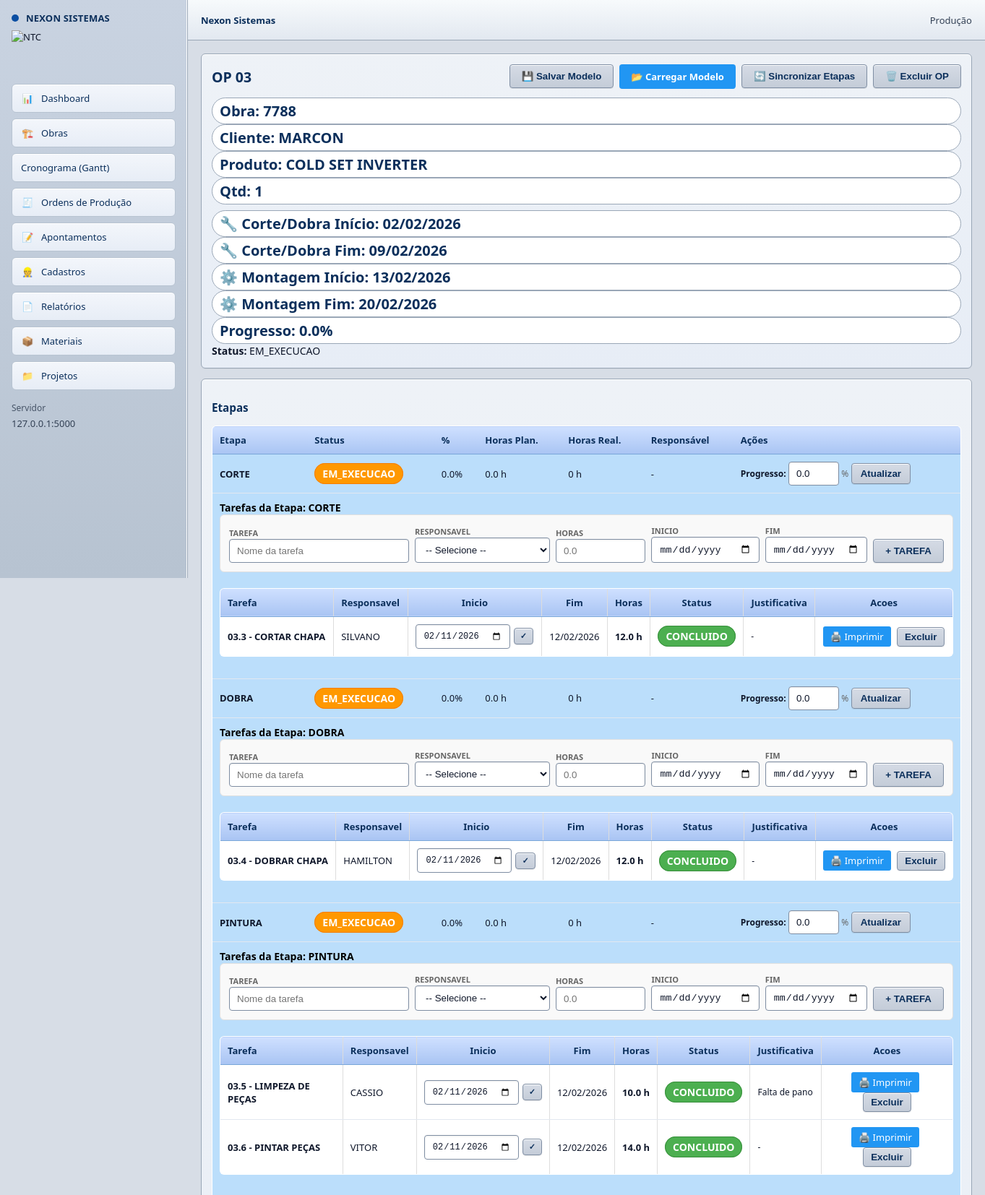
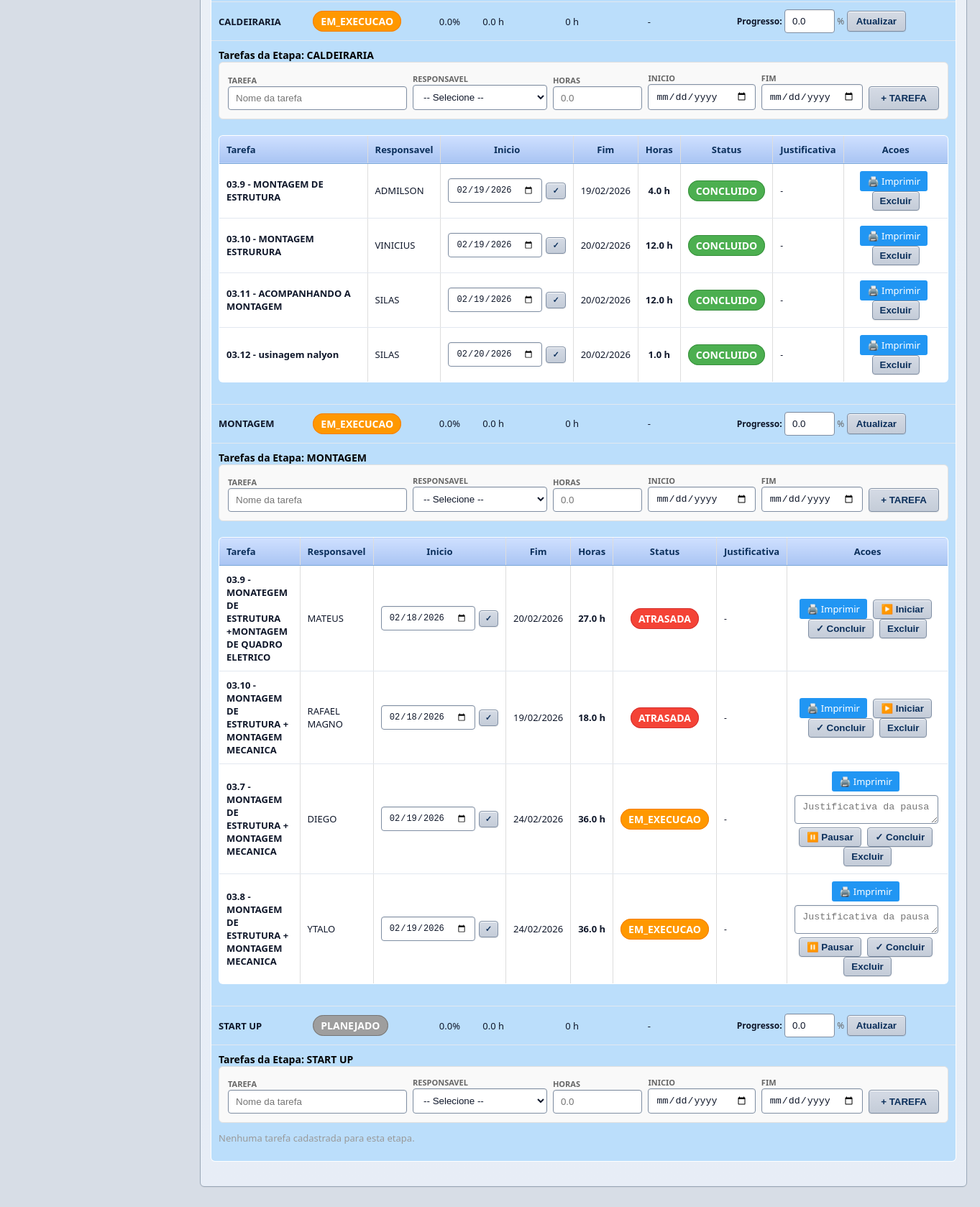
/ops/3, run on the app's committed database (2 pictures, top to bottom).
### app.py (models this page shows, shortened)
class OP(db.Model):
    id = db.Column(db.Integer, primary_key=True)
    numero = db.Column(db.String(50), nullable=False, unique=True)
    obra_id = db.Column(db.Integer, db.ForeignKey("obra.id"), nullable=False)
    produto = db.Column(db.String(120))
    quantidade = db.Column(db.Integer, default=1)
    data_emissao = db.Column(db.Date, default=date.today)
    prev_inicio = db.Column(db.Date)
    prev_fim = db.Column(db.Date)
    percentual = db.Column(db.Float, default=0.0)
    status = db.Column(db.String(30), default="ABERTA")
    obra = db.relationship("Obra", backref=db.backref("ops", lazy=True))

class Obra(db.Model):
    __tablename__ = "obra"
    id = db.Column(db.Integer, primary_key=True)
    codigo = db.Column(db.String(50))
    nome = db.Column(db.String(120))
    cliente = db.Column(db.String(120))
    status = db.Column(db.String(20))
    data_inicio = db.Column(db.Date)
    prev_fim = db.Column(db.Date)
    fim_real = db.Column(db.Date)
    corte_dobra_inicio = db.Column(db.Date)
    corte_dobra_fim = db.Column(db.Date)
    montagem_eletro_inicio = db.Column(db.Date)
    montagem_eletro_fim = db.Column(db.Date)
    produtos = db.relationship(
        "ObraProduto",
        backref="obra",
        cascade="all, delete-orphan"
    )

class Etapa(db.Model):
    id = db.Column(db.Integer, primary_key=True)
    op_id = db.Column(db.Integer, db.ForeignKey("op.id"), nullable=False)
    nome = db.Column(db.String(80), nullable=False)
    data_inicio = db.Column(db.DateTime)
    data_fim = db.Column(db.DateTime)
    horas_planejadas = db.Column(db.Float, default=0.0)
    responsavel_id = db.Column(db.Integer, db.ForeignKey("operador.id"), nullable=True)
    percentual = db.Column(db.Float, default=0.0)
    status = db.Column(db.String(30), default="PLANEJADO")  # PLANEJADO / EXECUCAO / CONCLUIDO
    op = db.relationship("OP", backref=db.backref("etapas", lazy=True, cascade="all,delete"))
    responsavel = db.relationship("Operador", backref=db.backref("etapas_responsavel", lazy=True))
    @property
    def horas_realizadas(self):
        aponts = Apontamento.query.filter_by(etapa_id=self.id).filter_by(status="FINALIZADO").all()
        total = 0
        for ap in aponts:
            if ap.fim and ap.inicio:
                duracao = (ap.fim - ap.inicio).total_seconds() / 3600  # converte para horas
                total += duracao
        return round(total, 2)

class Tarefa(db.Model):
    id = db.Column(db.Integer, primary_key=True)
    etapa_id = db.Column(db.Integer, db.ForeignKey("etapa.id"), nullable=False)
    responsavel_id = db.Column(db.Integer, db.ForeignKey("operador.id"), nullable=True)
    numero = db.Column(db.String(10))  # Numero da tarefa (ex: 1.1, 1.2, 2.1...)
    titulo = db.Column(db.String(160), nullable=False)
    descricao = db.Column(db.String(500))
    horas_previstas = db.Column(db.Float, default=0.0)
    horas_realizadas = db.Column(db.Float, default=0.0)
    data_inicio_prev = db.Column(db.Date)
    data_fim_prev = db.Column(db.Date)
    data_inicio_real = db.Column(db.DateTime)
    data_fim_real = db.Column(db.DateTime)
    status = db.Column(db.String(30), default="PLANEJADO")  # PLANEJADO / EM_EXECUCAO / PAUSADO / CONCLUIDO
    peso_percentual = db.Column(db.Float, default=0.0)  # Peso do percentual da tarefa na OP
    justificativa_pausa = db.Column(db.String(500))  # Justificativa de pausa
    etapa = db.relationship("Etapa", backref=db.backref("tarefas", lazy=True, cascade="all,delete"))
    responsavel = db.relationship("Operador", backref=db.backref("tarefas", lazy=True))
    @property
    def percentual(self):
        """Retorna o percentual de conclusão da tarefa"""
        if self.status == "CONCLUIDO":
            return 100.0
        if self.status == "PAUSADO":
            return 0.0
        if self.status == "EM_EXECUCAO":
            return 50.0  # Em execução = 50%
        return 0.0  # Planejado = 0%

class Operador(db.Model):
    id = db.Column(db.Integer, primary_key=True)
    nome = db.Column(db.String(120), nullable=False, unique=True)
    matricula = db.Column(db.String(50))
    ativo = db.Column(db.Boolean, default=True)

### app.py (the view)
@app.route("/ops/<int:op_id>")
def detalhe_op(op_id):
    from datetime import datetime
    op = OP.query.get_or_404(op_id)
    operadores = Operador.query.filter_by(ativo=True).order_by(Operador.nome.asc()).all()
    for etapa in op.etapas:
        for tarefa in etapa.tarefas:
            if tarefa.data_fim_prev and tarefa.data_fim_prev < datetime.now().date():
                if tarefa.status != 'CONCLUIDO':
                    tarefa.status = 'ATRASADA'
    db.session.commit()
    return render_template("op_detail.html", op=op, operadores=operadores)

### templates/op_detail.html (shortened to what this page needs)
{% extends "base.html" %}
{% block content %}
<div class="card">
  <div style="display: flex; justify-content: space-between; align-items: center; margin-bottom: 12px;">
    <h2 style="margin: 0;">OP {{op.numero}}</h2>
    <div style="display: flex; gap: 8px;">
      <form method="post" action="/op/{{op.id}}/salvar-modelo" style="display: inline;">
        <button type="submit" style="background-color: #4caf50; color: white; padding: 8px 16px; border: none; border-radius: 4px; cursor: pointer; font-weight: bold;">💾 Salvar Modelo</button>
      </form>
      <a href="/op/{{op.id}}/carregar-modelo" style="background-color: #2196f3; color: white; padding: 8px 16px; border: none; border-radius: 4px; cursor: pointer; font-weight: bold; text-decoration: none; display: inline-block;">📂 Carregar Modelo</a>
      <form method="post" action="/ops/{{op.id}}/sincronizar-etapas" style="display: inline;">
        <button type="submit" style="background-color: #ff9800; color: white; padding: 8px 16px; border: none; border-radius: 4px; cursor: pointer; font-weight: bold;">🔄 Sincronizar Etapas</button>
      </form>
      <form method="post" action="/ops/{{op.id}}/excluir" style="display: inline;">
        <button type="submit" onclick="return confirm('Tem certeza que deseja excluir esta OP? Todas as etapas e tarefas serão removidas.')" style="background-color: #f44336; color: white; padding: 8px 16px; border: none; border-radius: 4px; cursor: pointer; font-weight: bold;">🗑️ Excluir OP</button>
      </form>
    </div>
  </div>
  <div class="row">
    {% if op.obra %}
      <div class="badge"><b>Obra:</b> {{op.obra.codigo}}</div>
      <div class="badge"><b>Cliente:</b> {{ op.obra.cliente or 'N/A' }}</div>
    {% endif %}
    <div class="badge"><b>Produto:</b> {{op.produto}}</div>
    <div class="badge"><b>Qtd:</b> {{op.quantidade}}</div>
  </div>
  <div class="row" style="margin-top: 8px;">
    {% if op.obra %}
      <div class="badge" style="background: #fff3cd;"><b>🔧 Corte/Dobra Início:</b> {{ op.obra.corte_dobra_inicio.strftime('%d/%m/%Y') if op.obra.corte_dobra_inicio else '--' }}</div>
      <div class="badge" style="background: #fff3cd;"><b>🔧 Corte/Dobra Fim:</b> {{ op.obra.corte_dobra_fim.strftime('%d/%m/%Y') if op.obra.corte_dobra_fim else '--' }}</div>
      <div class="badge" style="background: #d1ecf1;"><b>⚙️ Montagem Início:</b> {{ op.obra.montagem_eletro_inicio.strftime('%d/%m/%Y') if op.obra.montagem_eletro_inicio else '--' }}</div>
      <div class="badge" style="background: #d1ecf1;"><b>⚙️ Montagem Fim:</b> {{ op.obra.montagem_eletro_fim.strftime('%d/%m/%Y') if op.obra.montagem_eletro_fim else '--' }}</div>
    {% endif %}
    <div class="badge"><b>Progresso:</b> {{op.percentual}}%</div>
    <div class="status-badge {% if op.status == 'ABERTA' %}status-aberta{% elif op.status == 'EM_EXECUCAO' %}status-em-execucao{% elif op.status == 'CONCLUIDA' %}status-concluida{% elif op.status == 'PAUSADA' %}status-pausada{% endif %}" style="font-size: 14px !important;"><b>Status:</b> {{op.status}}</div>
  </div>
</div>
<div class="card">
  <h3>Etapas</h3>
  <table>
    <tr>
      <th>Etapa</th>
      <th>Status</th>
      <th>%</th>
      <th>Horas Plan.</th>
      <th>Horas Real.</th>
      <th>Responsável</th>
      <th>Ações</th>
    </tr>
    {% for e in op.etapas %}
      <tr style="background-color: #bbdefb;">
        <td><strong>{{e.nome}}</strong></td>
        <td><span class="badge" style="font-size: 14px !important;">{{e.status}}</span></td>
        <td>{{e.percentual}}%</td>
        <td>{{e.horas_planejadas}} h</td>
        <td>{{e.horas_realizadas}} h</td>
        <td>{{e.responsavel.nome if e.responsavel else "-"}}</td>
        <td>
          <form method="post" action="/etapas/{{e.id}}/atualizar" class="row" style="gap: 8px; align-items: center;">
            <label style="font-size: 12px; font-weight: bold; margin: 0;">Progresso:</label>
            <input name="percentual" type="number" min="0" max="100" value="{{e.percentual}}" style="width:70px; padding: 6px; border: 1px solid #ddd; border-radius: 4px;" placeholder="%">
            <span style="font-size: 12px; color: #666;">%</span>
            <button type="submit" style="background-color: #007bff; color: white; padding: 6px 12px; border: none; border-radius: 4px; cursor: pointer; font-weight: bold;">Atualizar</button>
          </form>
        </td>
      </tr>
      <tr style="background-color: #bbdefb;">
        <td colspan="7">
          <h4 style="color: #000; margin: 0; font-size: 14px; font-weight: bold;">Tarefas da Etapa: {{e.nome}}</h4>
          <div style="background-color: #f9f9f9; padding: 12px; border-radius: 6px; margin-bottom: 12px; border: 1px solid #e0e0e0;">
            <form method="POST" action="/tarefas/nova" style="display: grid; grid-template-columns: 2fr 1.5fr 1fr 1.2fr 1fr auto; gap: 8px; align-items: end;">
              <div>
                <label style="font-size: 11px; color: #666; font-weight: bold;">TAREFA</label>
                <input name="titulo" placeholder="Nome da tarefa" required style="width: 100%; padding: 8px; border: 1px solid #ddd; border-radius: 4px;">
              </div>
              <div>
                <label style="font-size: 11px; color: #666; font-weight: bold;">RESPONSAVEL</label>
                <select name="responsavel_id" style="width: 100%; padding: 8px; border: 1px solid #ddd; border-radius: 4px;">
                  <option value="">-- Selecione --</option>
                </select>
              </div>
              <div>
                <label style="font-size: 11px; color: #666; font-weight: bold;">HORAS</label>
                <input type="number" step="0.5" name="horas_previstas" placeholder="0.0" style="width: 100%; padding: 8px; border: 1px solid #ddd; border-radius: 4px;">
              </div>
              <div>
                <label style="font-size: 11px; color: #666; font-weight: bold;">INICIO</label>
                <input type="date" name="data_inicio_prev" style="width: 100%; padding: 8px; border: 1px solid #ddd; border-radius: 4px;">
              </div>
              <div>
                <label style="font-size: 11px; color: #666; font-weight: bold;">FIM</label>
                <input type="date" name="data_fim_prev" style="width: 100%; padding: 8px; border: 1px solid #ddd; border-radius: 4px;">
              </div>
              <button type="submit" style="background-color: #4CAF50; color: white; padding: 8px 16px; border: none; border-radius: 4px; cursor: pointer; font-weight: bold;">+ TAREFA</button>
            </form>
          </div>
          {% if e.tarefas %}
            <table style="margin-top: 10px; width: 100%; border-collapse: collapse;">
              <tr style="background-color: #f0f0f0;">
                <th style="padding: 10px; text-align: left; border: 1px solid #ddd;">Tarefa</th>
                <th style="padding: 10px; text-align: left; border: 1px solid #ddd;">Responsavel</th>
                <th style="padding: 10px; text-align: center; border: 1px solid #ddd;">Inicio</th>
                <th style="padding: 10px; text-align: center; border: 1px solid #ddd;">Fim</th>
                <th style="padding: 10px; text-align: center; border: 1px solid #ddd;">Horas</th>
                <th style="padding: 10px; text-align: center; border: 1px solid #ddd;">Status</th>
                <th style="padding: 10px; text-align: center; border: 1px solid #ddd;">Justificativa</th>
                <th style="padding: 10px; text-align: center; border: 1px solid #ddd;">Acoes</th>
              </tr>
              {% for t in e.tarefas %}
                <tr style="border: 1px solid #ddd;">
                  <td style="padding: 10px; border: 1px solid #ddd;"><strong>{% if t.numero %}{{ t.numero }} - {% endif %}{{ t.titulo }}</strong></td>
                  <td style="padding: 10px; border: 1px solid #ddd;">{{ t.responsavel.nome if t.responsavel else "-" }}</td>
                  <td style="padding: 10px; border: 1px solid #ddd; text-align: center;">
                    <form method="post" action="/tarefas/{{t.id}}/atualizar-data" style="display: inline; display: flex; gap: 5px; align-items: center;">
                      <input type="date" name="data_inicio_prev" value="{% if t.data_inicio_prev %}{{ t.data_inicio_prev.strftime('%Y-%m-%d') }}{% endif %}" style="padding: 4px; border: 1px solid #ddd; border-radius: 3px; font-size: 12px;">
                      <button type="submit" style="background-color: #4CAF50; color: white; padding: 4px 8px; border: none; border-radius: 3px; cursor: pointer; font-size: 11px;">✓</button>
                    </form>
                  </td>
                  <td style="padding: 10px; border: 1px solid #ddd; text-align: center;">{% if t.data_fim_prev %}{{ t.data_fim_prev.strftime('%d/%m/%Y') }}{% else %}-{% endif %}</td>
                  <td style="padding: 10px; border: 1px solid #ddd; text-align: center;"><strong>{{ t.horas_previstas }} h</strong></td>
                  <td style="padding: 10px; border: 1px solid #ddd; text-align: center;"><span class="badge" style="font-size: 14px !important;">{{ t.status }}</span></td>
                  <td style="padding: 10px; border: 1px solid #ddd; text-align: left; font-size: 12px;">{{ t.justificativa_pausa if t.justificativa_pausa else '-' }}</td>
                  <td style="padding: 10px; border: 1px solid #ddd; text-align: center;">
                    <a href="/tarefas/{{t.id}}/imprimir" target="_blank" style="background-color: #2196F3; color: white; padding: 5px 10px; border: none; border-radius: 3px; cursor: pointer; text-decoration: none; display: inline-block; margin-right: 5px;">🖨️ Imprimir</a>
                    {% if t.status == 'EM_EXECUCAO' %}
                      <form method="post" action="/tarefas/{{t.id}}/pausar" style="display: inline;">
                        <textarea name="justificativa" placeholder="Justificativa da pausa" style="width: 200px; height: 40px; padding: 5px; border: 1px solid #ddd; border-radius: 3px; margin: 5px 0; display: block;"></textarea>
                        <button type="submit" style="background-color: #FF9800; color: white; padding: 5px 10px; border: none; border-radius: 3px; cursor: pointer; margin-right: 5px;">⏸️ Pausar</button>
                      </form>
                      <form method="post" action="/tarefas/{{t.id}}/concluir" style="display: inline;">
                        <button type="submit" style="background-color: #4CAF50; color: white; padding: 5px 10px; border: none; border-radius: 3px; cursor: pointer; margin-right: 5px;">✓ Concluir</button>
                      </form>
                    {% elif t.status == 'ATRASADA' %}
                      <form method="post" action="/tarefas/{{t.id}}/atualizar" style="display: inline;">
                        <button type="submit" style="background-color: #2196F3; color: white; padding: 5px 10px; border: none; border-radius: 3px; cursor: pointer; margin-right: 5px;">▶️ Iniciar</button>
                      </form>
                      <form method="post" action="/tarefas/{{t.id}}/concluir" style="display: inline;">
                        <button type="submit" style="background-color: #4CAF50; color: white; padding: 5px 10px; border: none; border-radius: 3px; cursor: pointer; margin-right: 5px;">✓ Concluir</button>
                      </form>
                    {% endif %}
                    <form method="post" action="/tarefas/{{t.id}}/excluir" style="display: inline;">
                      <button type="submit" onclick="return confirm('Excluir tarefa?')" style="background-color: #f44336; color: white; padding: 5px 10px; border: none; border-radius: 3px; cursor: pointer;">Excluir</button>
                    </form>
                  </td>
                </tr>
              {% endfor %}
            </table>
          {% else %}
            <p style="color: #999; margin-top: 10px;">Nenhuma tarefa cadastrada para esta etapa.</p>
          {% endif %}
        </td>
      </tr>
    {% endfor %}
  </table>
</div>
{% endblock %}

### data on the page
OP: numero "03", produto "COLD SET INVERTER", quantidade "1", percentual "0.0", status "EM_EXECUCAO"
Obra: obra.codigo "7788", obra "MARCON", obra.corte_dobra_inicio "02/02/2026", obra.corte_dobra_fim "09/02/2026", obra.montagem_eletro_inicio "13/02/2026", obra.montagem_eletro_fim "20/02/2026"
Etapa: nome "CORTE", status "EM_EXECUCAO", percentual "0.0", horas_planejadas "0.0", horas_realizadas "0", responsavel "-"
Tarefa: numero "03.3", titulo "CORTAR CHAPA", responsavel "SILVANO", data_inicio_prev "02/11/2026", data_fim_prev "12/02/2026", horas_previstas "12.0", status "CONCLUIDO", justificativa_pausa "-"
Etapa: nome "DOBRA", status "EM_EXECUCAO", percentual "0.0", horas_planejadas "0.0", horas_realizadas "0", responsavel "-"
Tarefa: numero "03.4", titulo "DOBRAR CHAPA", responsavel "HAMILTON", data_inicio_prev "02/11/2026", data_fim_prev "12/02/2026", horas_previstas "12.0", status "CONCLUIDO", justificativa_pausa "-"
Etapa: nome "PINTURA", status "EM_EXECUCAO", percentual "0.0", horas_planejadas "0.0", horas_realizadas "0", responsavel "-"
Tarefa: numero "03.5", titulo "LIMPEZA DE PEÇAS", responsavel "CASSIO", data_inicio_prev "02/11/2026", data_fim_prev "12/02/2026", horas_previstas "10.0", status "CONCLUIDO", justificativa_pausa "Falta de pano"
Tarefa: numero "03.6", titulo "PINTAR PEÇAS", responsavel "VITOR", data_inicio_prev "02/11/2026", data_fim_prev "12/02/2026", horas_previstas "14.0", status "CONCLUIDO", justificativa_pausa "-"
Etapa: nome "CALDEIRARIA", status "EM_EXECUCAO", percentual "0.0", horas_planejadas "0.0", horas_realizadas "0", responsavel "-"
Tarefa: numero "03.9", titulo "MONTAGEM DE ESTRUTURA", responsavel "ADMILSON", data_inicio_prev "02/19/2026", data_fim_prev "19/02/2026", horas_previstas "4.0", status "CONCLUIDO", justificativa_pausa "-"
Tarefa: numero "03.10", titulo "MONTAGEM ESTRURURA", responsavel "VINICIUS", data_inicio_prev "02/19/2026", data_fim_prev "20/02/2026", horas_previstas "12.0", status "CONCLUIDO", justificativa_pausa "-"
Tarefa: numero "03.11", titulo "ACOMPANHANDO A MONTAGEM", responsavel "SILAS", data_inicio_prev "02/19/2026", data_fim_prev "20/02/2026", horas_previstas "12.0", status "CONCLUIDO", justificativa_pausa "-"
Tarefa: numero "03.12", titulo "usinagem nalyon", responsavel "SILAS", data_inicio_prev "02/20/2026", data_fim_prev "20/02/2026", horas_previstas "1.0", status "CONCLUIDO", justificativa_pausa "-"
Etapa: nome "MONTAGEM", status "EM_EXECUCAO", percentual "0.0", horas_planejadas "0.0", horas_realizadas "0", responsavel "-"
Tarefa: numero "03.9", titulo "MONATEGEM DE ESTRUTURA +MONTAGEM DE QUADRO ELETRICO", responsavel "MATEUS", data_inicio_prev "02/18/2026", data_fim_prev "20/02/2026", horas_previstas "27.0", status "ATRASADA", justificativa_pausa "-"
Tarefa: numero "03.10", titulo "MONTAGEM DE ESTRUTURA + MONTAGEM MECANICA", responsavel "RAFAEL MAGNO", data_inicio_prev "02/18/2026", data_fim_prev "19/02/2026", horas_previstas "18.0", status "ATRASADA", justificativa_pausa "-"
Tarefa: numero "03.7", titulo "MONTAGEM DE ESTRUTURA + MONTAGEM MECANICA", responsavel "DIEGO", data_inicio_prev "02/19/2026", data_fim_prev "24/02/2026", horas_previstas "36.0", status "EM_EXECUCAO", justificativa_pausa "-"
Tarefa: numero "03.8", titulo "MONTAGEM DE ESTRUTURA + MONTAGEM MECANICA", responsavel "YTALO", data_inicio_prev "02/19/2026", data_fim_prev "24/02/2026", horas_previstas "36.0", status "EM_EXECUCAO", justificativa_pausa "-"
Etapa: nome "START UP", status "PLANEJADO", percentual "0.0", horas_planejadas "0.0", horas_realizadas "0", responsavel "-", shows "Nenhuma tarefa cadastrada para esta etapa."
